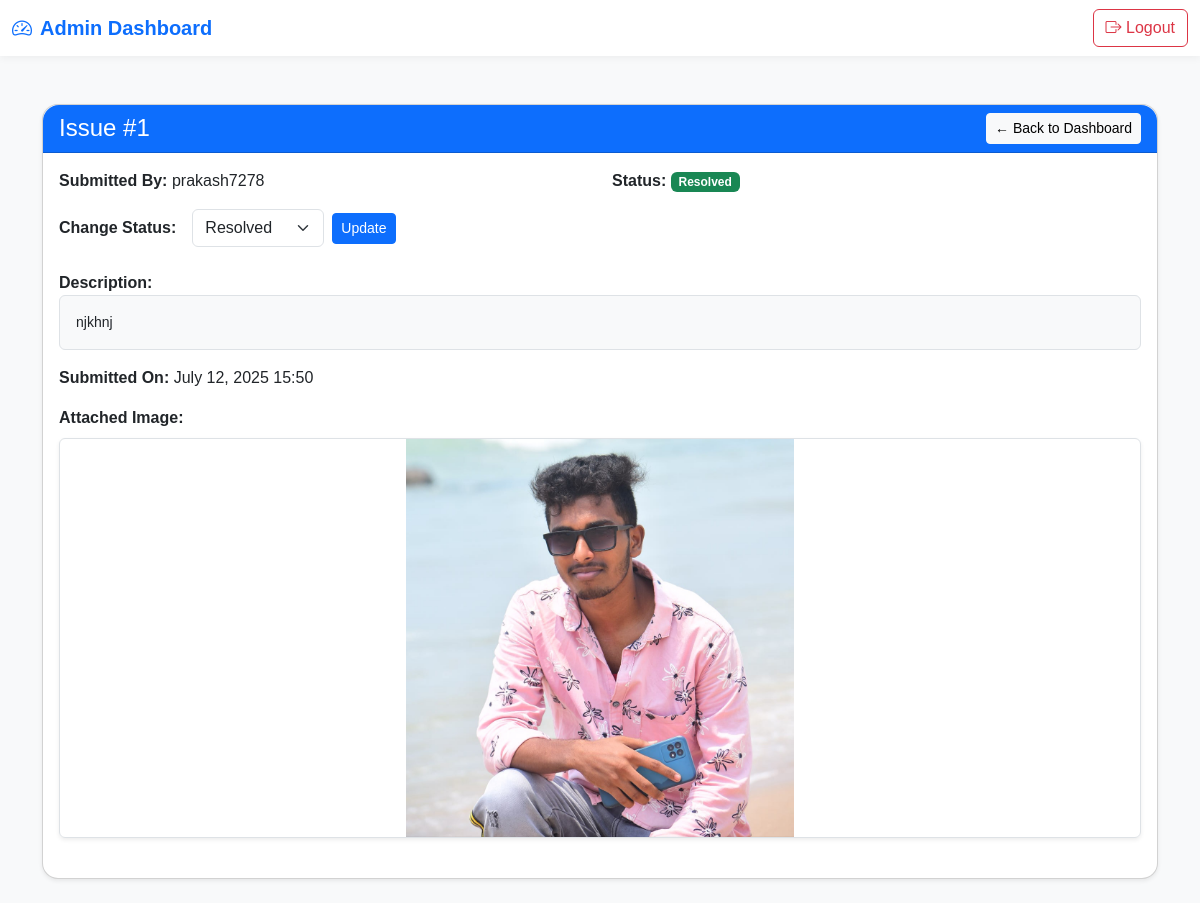
Page /issue/1/ (signed in) on the committed database.
### reports/models.py (models this page shows, shortened)
class Issue(models.Model):
    STATUS_CHOICES = [
        ('pending', 'Pending'),
        ('in_progress', 'In Progress'),
        ('resolved', 'Resolved'),
        ('rejected', 'Rejected'),
    ]
    status = models.CharField(max_length=20, choices=STATUS_CHOICES, default='pending')  # match lowercase
    student = models.ForeignKey(User, on_delete=models.SET_NULL, null=True, blank=True)
    hide_identity = models.BooleanField(default=False)
    title = models.CharField(max_length=255)
    description = models.TextField()
    image = models.ImageField(upload_to='issue_images/', blank=True, null=True)
    video = models.FileField(upload_to='issue_videos/', blank=True, null=True)
    created_at = models.DateTimeField(auto_now_add=True)

### reports/views.py (the view, shortened to what this page needs)
# urls.py: path('issue/<int:issue_id>/', views.view_issue_detail, name='view_issue_detail'),
@staff_member_required
def view_issue_detail(request, issue_id):
    issue = get_object_or_404(Issue.objects.select_related('student'), id=issue_id)
    return render(request, 'reports/view_issue_detail.html', {'issue': issue})

### reports/context_processors.py (called while the page is built)
def notification_context(request):
    if request.user.is_authenticated:
        notifications = Notification.objects.filter(user=request.user).order_by('-created_at')
        unread_count = notifications.filter(is_read=False).count()
        return {
            'notifications': notifications,
            'unread_notifications_count': unread_count
        }
    return {}

### reports/templates/reports/view_issue_detail.html (shortened to what this page needs)
{% extends 'admin_base.html' %}
{% load static %}
{% block content %}
<div class="container py-4">
    <div class="card shadow-sm rounded-4">
        <div class="card-header bg-primary text-white d-flex flex-column flex-md-row justify-content-between align-items-start align-items-md-center gap-2 rounded-top-4">
            <h4 class="mb-0">Issue #{{ issue.id }}</h4>
            <a href="{% url 'admin_dashboard' %}" class="btn btn-light btn-sm mt-2 mt-md-0">← Back to Dashboard</a>
        </div>
        <div class="card-body">
            <div class="row mb-3">
                <div class="col-md-6">
                    <strong>Submitted By:</strong>
                    {% if issue.hide_identity or not issue.student %}
                        Anonymous
                    {% else %}
                        {{ issue.student.username }}
                    {% endif %}
                </div>
                <div class="col-md-6">
                    <strong>Status:</strong>
                    <span class="badge
                        {% if issue.status == 'pending' %} bg-warning text-dark
                        {% elif issue.status == 'in_progress' %} bg-info text-dark
                        {% elif issue.status == 'resolved' %} bg-success
                        {% elif issue.status == 'rejected' %} bg-danger
                        {% else %} bg-secondary
                        {% endif %} text-capitalize">
                        {{ issue.status }}
                    </span>
                </div>
            </div>
            <div class="mb-4">
                <form method="POST" class="d-flex gap-2 align-items-center flex-wrap">
                    <label class="me-2 mb-0 fw-semibold">Change Status:</label>
                    <select name="status" class="form-select w-auto">
                        <option value="resolved" {% if issue.status == 'resolved' %}selected{% endif %}>Resolved</option>
                    </select>
                    <button type="submit" class="btn btn-primary btn-sm">Update</button>
                </form>
            </div>
            <div class="mb-3">
                <strong>Description:</strong>
                <div class="border p-3 rounded bg-light small">
                    {{ issue.description }}
                </div>
            </div>
            <div class="mb-3">
                <strong>Submitted On:</strong> {{ issue.created_at|date:"F d, Y H:i" }}
            </div>
            {% if issue.image %}
            <div class="mb-4">
                <strong>Attached Image:</strong>
                <div class="mt-2">
                    <img src="{{ issue.image.url }}" alt="Issue Image" class="img-fluid rounded border shadow-sm" style="max-height: 400px; object-fit: contain; width: 100%;">
                </div>
            </div>
            {% endif %}
        </div>
    </div>
</div>
<div class="position-fixed bottom-0 end-0 p-3" style="z-index: 1055">
</div>
{% endblock %}

### campus_portal/templates/admin_base.html (style rules this page uses)
body { background-color: #f8f9fa; font-family: 'Poppins', sans-serif; }

### rows in the picture
Issue: id "1", student.username "prakash7278", status "Resolved", description "njkhnj", created_at "July 12, 2025 15:50", image (picture)
